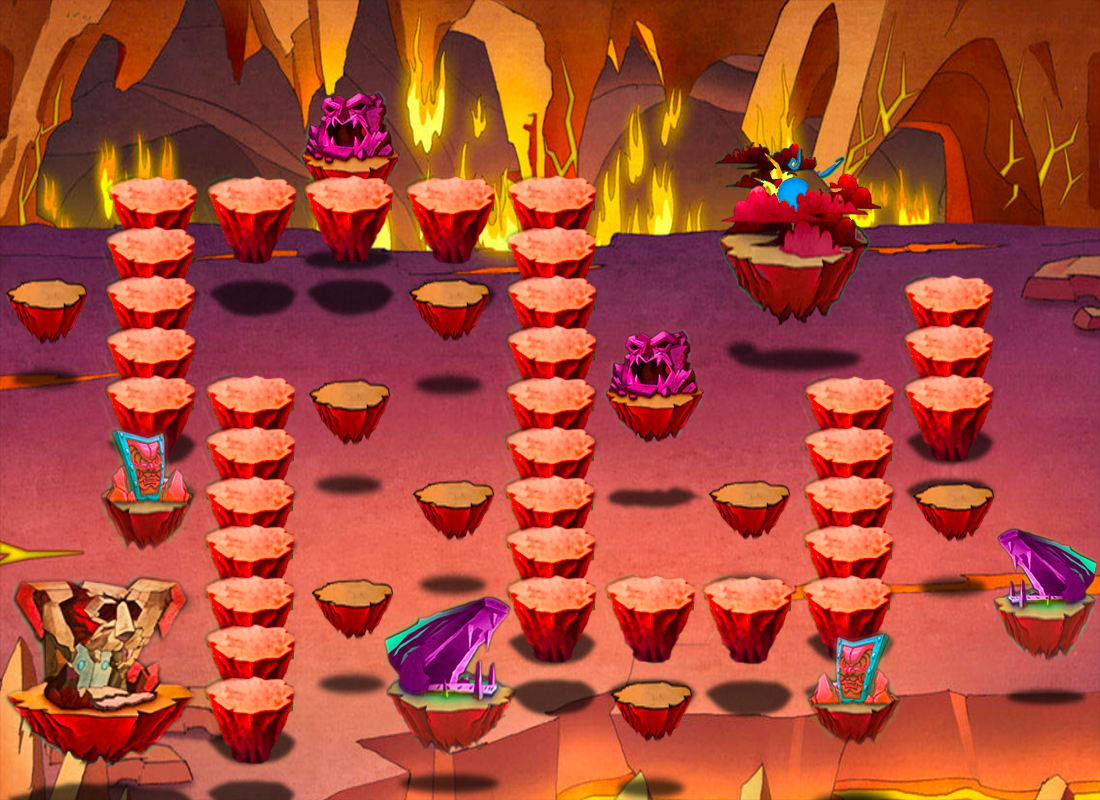

The image is a tile-based game level rendered from a .tmx file. Its description and source (layers, tilesets, objects; grid data summarised) follow:
An orthogonal 11x8 tile map with 100x100 px tiles, 2 tile layers (bg, blank).

<map version="1.0" tiledversion="1.0.2" orientation="orthogonal" renderorder="right-down" width="11" height="8" tilewidth="100" tileheight="100" nextobjectid="1">
 <tileset firstgid="1" name="Level_4" tilewidth="100" tileheight="100" tilecount="88" columns="11">
  <image source="res/4.png" width="1100" height="800" />
 </tileset>
 <layer name="bg" width="11" height="8">
  <data>[88 cells, 80 non-empty, 80 distinct tile ids]</data>
 </layer>
 <layer name="blank" width="11" height="8">
  <data>[88 cells, 8 non-empty, 8 distinct tile ids]</data>
 </layer>
</map>